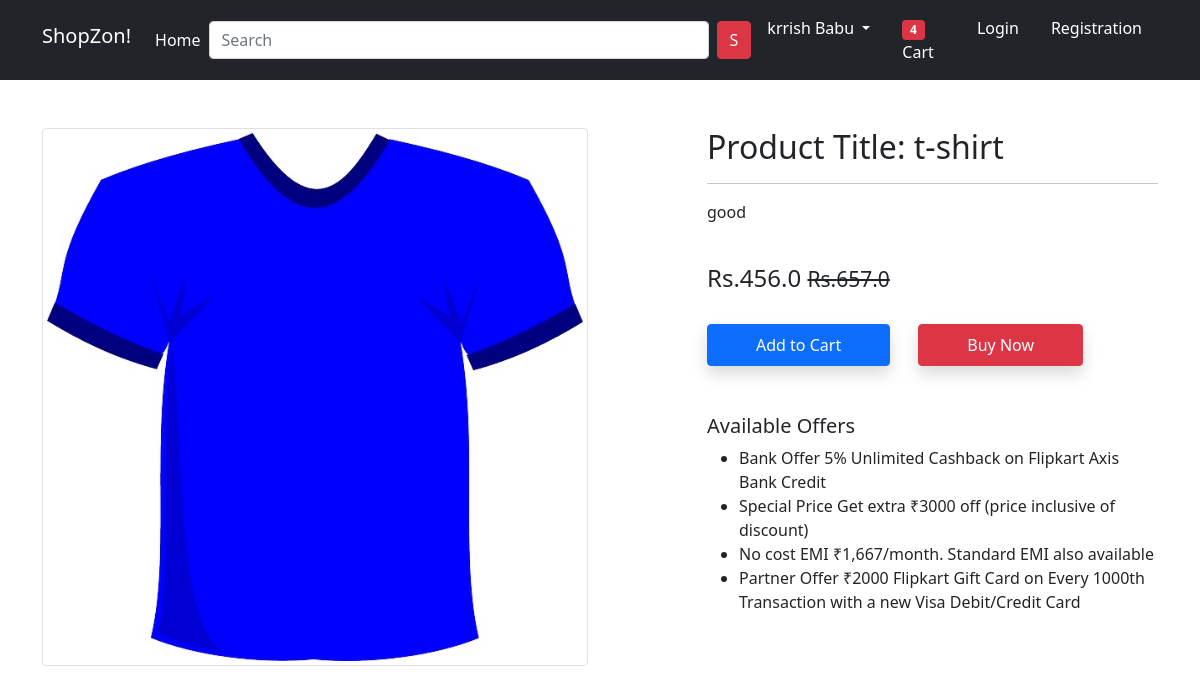
Page /product-detail/8/ on the committed database.
### ShopZonapp/models.py (models this page shows, shortened)
class Product(models.Model):
 title = models.CharField(max_length=100)
 selling_price = models.FloatField()
 discounted_price = models.FloatField()
 description = models.TextField()
 brand = models.CharField(max_length=100)
 category = models.CharField( choices=CATEGORY_CHOICES, max_length=2)
 product_image = models.ImageField(upload_to='productimg')

### ShopZonapp/views.py (the view)
# urls.py: path('product-detail/<int:pk>/', views.ProductDetailView.as_view(), name='product-detail'),
class ProductDetailView(View):
	def get(self, request, pk):
		totalitem = 0
		product = Product.objects.get(pk=pk)
		print(product.id)
		item_already_in_cart=False
		if request.user.is_authenticated:
			totalitem = len(Cart.objects.filter(user=request.user))
			item_already_in_cart = Cart.objects.filter(Q(product=product.id) & Q(user=request.user)).exists()
		return render(request, 'app/productdetail.html', {'product':product, 'item_already_in_cart':item_already_in_cart, 'totalitem':totalitem})

### ShopZonapp/templates/app/Productdetail.html (shortened to what this page needs)
{% extends 'app/base.html' %}
{% load static %}
{% block main-content %}
<div class="container my-5">
 <div class="row">
  <div class="col-sm-6 text-center align-self-center">
   <img src="{{product.product_image.url}}" alt="" class="img-fluid img-thumbnail">
  </div>
  <div class="col-sm-5 offset-sm-1">
   <h2>Product Title: {{product.title}}</h2>
   <hr>
   <p>{{product.description}}</p> <br>
   <h4>Rs.{{product.discounted_price}} <small class="fw-light text-decoration-line-through">Rs.{{product.selling_price}}</small></h4> <br>
   <a href="#" class="btn btn-primary shadow px-5 py-2">Add to Cart</a>
   <a href="#" class="btn btn-danger shadow px-5 py-2 ms-4">Buy Now</a>
   <h5 class="mt-5">Available Offers</h5>
   <ul>
    <li>Bank Offer 5% Unlimited Cashback on Flipkart Axis Bank Credit</li>
    <li>Special Price Get extra ₹3000 off (price inclusive of discount)</li>
    <li>No cost EMI ₹1,667/month. Standard EMI also available</li>
    <li>Partner Offer ₹2000 Flipkart Gift Card on Every 1000th Transaction with a new Visa Debit/Credit Card</li>
   </ul>
  </div>
 </div>
</div>
{% endblock main-content %}

### rows in the picture
Product: product_image (picture), title "t-shirt", description "good", discounted_price "456.0", selling_price "657.0"
